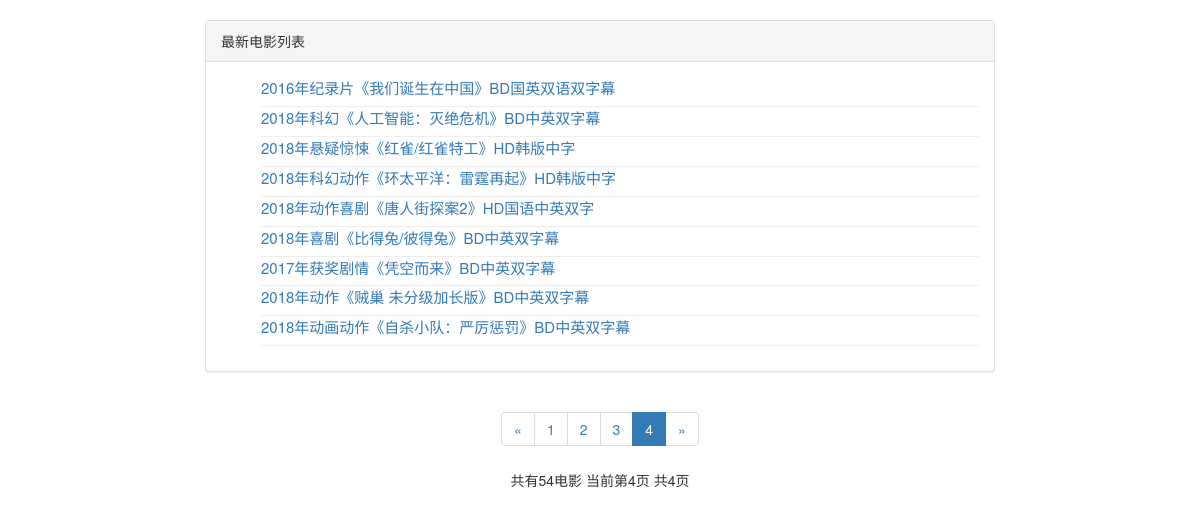
Page /?page=4 on the earlier database version.
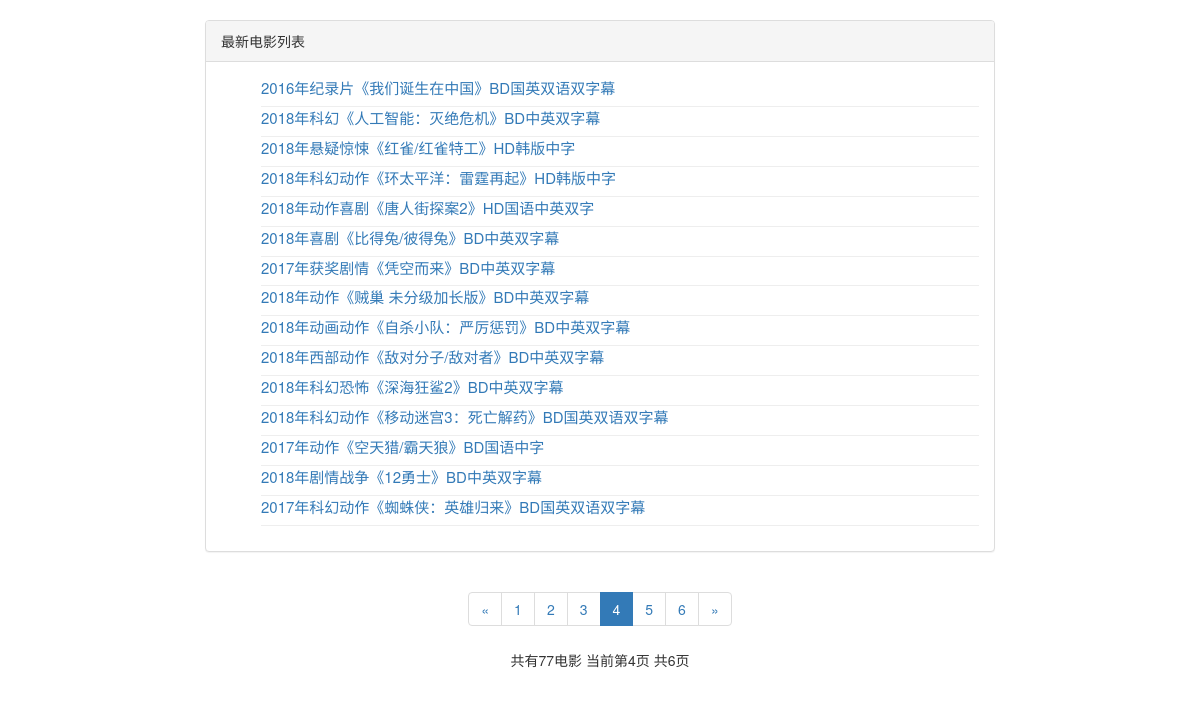
Same page on the later database version.
### movieapp/models.py (models this page shows)
class Movie(models.Model):
    title = models.CharField(max_length=100,null=False)
    jpg = models.CharField(max_length=100,null=False)
    download = models.CharField(max_length=100,null=False)

### movieapp/views.py (the view)
# urls.py: path('',movie_list,name='movie_list'),
def movie_list(request):
    content = {}
    movie_list = Movie.objects.all()
    content = base(request, movie_list)
    return render(request,'index.html',content)

### movieapp/templates/index.html (shortened to what this page needs)
{% load staticfiles %}
<!DOCTYPE html>
<html lang="zh-CN">
  <head>
    <link href="https://cdn.bootcss.com/bootstrap/3.3.7/css/bootstrap.min.css" rel="stylesheet">
    <link rel="stylesheet" type="text/css" href="{% static 'movie.css' %}">
</head>
<body>
    <div class="row">
      <div class="col-md-8">
          <div class="content">
              <div class="panel panel-default">
                  <div class="panel-heading">最新电影列表</div>
                  <div class="panel-body">
                      <ul>
                        {% for movie in movie_list %}
                        <li class="title"><a href="{% url 'movie_datail' movie.pk %}">{{ movie.title }}</a></li>
                        {% endfor %}
                      </ul>
                  </div>
              </div>
          </div>
          <div class="paginator">
            <ul class="pagination">
              <li>
                {% if page_of_blogs.has_previous %}
                <a href="?page={{page_of_blogs.previous_page_number}}" aria-label="Previous">
                    <span aria-hidden="true">&laquo;</span>
                </a>
                {% else %}
                <span aria-hidden="true">&laquo;</span>
                {% endif %}
              </li>
                {% for page_num in page_range %}
                  {% if page_num == page_of_blogs.number %}
                    <li class="active"><span>{{ page_num }}</span></li>
                  {% else %}
                  {% if page_num == '...'%}
                    <li><span>{{ page_num }}</span></li>
                  {% else %}
                    <li><a href="?page={{ page_num }}">{{ page_num }}</a></li>
                  {% endif %}
                  {% endif %}
                {% endfor %}
                  <li>
                      {% if page_of_blogs.has_next %}
                          <a href="?page={{page_of_blogs.next_page_number}}" aria-label="Next">
                              <span aria-hidden="true">&raquo;</span>
                          </a>
                      {% else %}
                          <span aria-hidden="true">&raquo;</span>
                      {% endif %}
                  </li>
                </ul>
                    <p>
                        共有{{ page_of_blogs.paginator.count }}电影
                        当前第{{ page_of_blogs.number }}页 共{{ page_of_blogs.paginator.num_pages }}页
                    </p>
                </div>
            </div>
      </div>
      <div class="col-md-2"></div>
</body>
</html>

### movieapp/static/movie.css (style rules this page uses)
div.content { padding-top: 20px; }
ul { list-style-type:none }
.title { font-size: 15px; padding-bottom: 0.5em; border-bottom:1px solid #eee; }
div.paginator { text-align: center; }

Differences in the rows shown:
added Movie: title "2018年西部动作《敌对分子/敌对者》BD中英双字幕"
added Movie: title "2018年科幻恐怖《深海狂鲨2》BD中英双字幕"
added Movie: title "2018年科幻动作《移动迷宫3：死亡解药》BD国英双语双字幕"
added Movie: title "2017年动作《空天猎/霸天狼》BD国语中字"
added Movie: title "2018年剧情战争《12勇士》BD中英双字幕"
added Movie: title "2017年科幻动作《蜘蛛侠：英雄归来》BD国英双语双字幕"
Other differences:
{{ page_of_blogs.paginator.count }}: "54" → "77"
{{ page_of_blogs.paginator.num_pages }}: "4" → "6"
new list line: "5"
new list line: "6"
